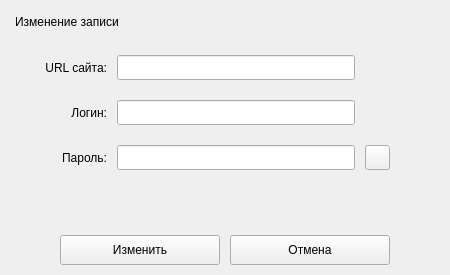
<?xml version="1.0" encoding="UTF-8"?>
<ui version="4.0">
 <class>password_popup_widget</class>
 <widget class="QWidget" name="password_popup_widget">
  <property name="geometry">
   <rect>
    <x>0</x>
    <y>0</y>
    <width>450</width>
    <height>275</height>
   </rect>
  </property>
  <layout class="QVBoxLayout" name="password_popup_layout">
   <property name="spacing">
    <number>10</number>
   </property>
   <property name="leftMargin">
    <number>15</number>
   </property>
   <property name="topMargin">
    <number>15</number>
   </property>
   <property name="rightMargin">
    <number>15</number>
   </property>
   <property name="bottomMargin">
    <number>10</number>
   </property>
   <item>
    <widget class="QLabel" name="title_label">
     <property name="text">
      <string>Изменение записи</string>
     </property>
     <property name="alignment">
      <set>Qt::AlignLeading|Qt::AlignLeft|Qt::AlignTop</set>
     </property>
    </widget>
   </item>
   <item>
    <layout class="QGridLayout" name="password_content_layout">
     <property name="leftMargin">
      <number>30</number>
     </property>
     <property name="rightMargin">
      <number>45</number>
     </property>
     <property name="bottomMargin">
      <number>15</number>
     </property>
     <property name="horizontalSpacing">
      <number>10</number>
     </property>
     <property name="verticalSpacing">
      <number>20</number>
     </property>
     <item row="0" column="0">
      <widget class="QLabel" name="site_url_label">
       <property name="text">
        <string>URL сайта:</string>
       </property>
       <property name="alignment">
        <set>Qt::AlignRight|Qt::AlignTrailing|Qt::AlignVCenter</set>
       </property>
      </widget>
     </item>
     <item row="2" column="0">
      <widget class="QLabel" name="password_label">
       <property name="text">
        <string>Пароль:</string>
       </property>
       <property name="alignment">
        <set>Qt::AlignRight|Qt::AlignTrailing|Qt::AlignVCenter</set>
       </property>
      </widget>
     </item>
     <item row="2" column="2">
      <widget class="QPushButton" name="show_button">
       <property name="sizePolicy">
        <sizepolicy hsizetype="Fixed" vsizetype="Fixed">
         <horstretch>0</horstretch>
         <verstretch>0</verstretch>
        </sizepolicy>
       </property>
       <property name="minimumSize">
        <size>
         <width>25</width>
         <height>25</height>
        </size>
       </property>
       <property name="maximumSize">
        <size>
         <width>25</width>
         <height>25</height>
        </size>
       </property>
       <property name="cursor">
        <cursorShape>PointingHandCursor</cursorShape>
       </property>
       <property name="focusPolicy">
        <enum>Qt::TabFocus</enum>
       </property>
       <property name="text">
        <string/>
       </property>
      </widget>
     </item>
     <item row="2" column="1">
      <widget class="QLineEdit" name="password_line_edit">
       <property name="minimumSize">
        <size>
         <width>0</width>
         <height>25</height>
        </size>
       </property>
       <property name="maximumSize">
        <size>
         <width>16777215</width>
         <height>25</height>
        </size>
       </property>
       <property name="echoMode">
        <enum>QLineEdit::Password</enum>
       </property>
      </widget>
     </item>
     <item row="0" column="1">
      <widget class="QLineEdit" name="site_url_line_edit">
       <property name="minimumSize">
        <size>
         <width>0</width>
         <height>25</height>
        </size>
       </property>
      </widget>
     </item>
     <item row="1" column="0">
      <widget class="QLabel" name="login_label">
       <property name="text">
        <string>Логин:</string>
       </property>
       <property name="alignment">
        <set>Qt::AlignRight|Qt::AlignTrailing|Qt::AlignVCenter</set>
       </property>
      </widget>
     </item>
     <item row="1" column="1">
      <widget class="QLineEdit" name="login_line_edit">
       <property name="minimumSize">
        <size>
         <width>0</width>
         <height>25</height>
        </size>
       </property>
       <property name="maximumSize">
        <size>
         <width>16777215</width>
         <height>25</height>
        </size>
       </property>
      </widget>
     </item>
    </layout>
   </item>
   <item>
    <widget class="ErrorLabel" name="error_label">
     <property name="text">
      <string>&lt;error&gt;</string>
     </property>
    </widget>
   </item>
   <item>
    <layout class="QHBoxLayout" name="buttons_layout">
     <property name="spacing">
      <number>10</number>
     </property>
     <property name="leftMargin">
      <number>45</number>
     </property>
     <property name="rightMargin">
      <number>45</number>
     </property>
     <item>
      <widget class="QPushButton" name="update_button">
       <property name="minimumSize">
        <size>
         <width>0</width>
         <height>30</height>
        </size>
       </property>
       <property name="cursor">
        <cursorShape>PointingHandCursor</cursorShape>
       </property>
       <property name="text">
        <string>Изменить</string>
       </property>
      </widget>
     </item>
     <item>
      <widget class="QPushButton" name="cancel_button">
       <property name="minimumSize">
        <size>
         <width>0</width>
         <height>30</height>
        </size>
       </property>
       <property name="cursor">
        <cursorShape>PointingHandCursor</cursorShape>
       </property>
       <property name="text">
        <string>Отмена</string>
       </property>
      </widget>
     </item>
    </layout>
   </item>
  </layout>
 </widget>
 <customwidgets>
  <customwidget>
   <class>ErrorLabel</class>
   <extends>QLabel</extends>
   <header>core.ui.element.label</header>
  </customwidget>
 </customwidgets>
 <resources/>
 <connections/>
</ui>
